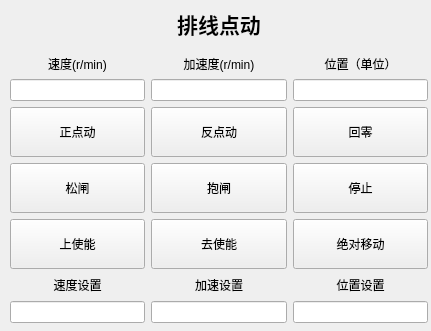
  <widget class="QWidget" name="widget_2" native="true">
   <property name="geometry">
    <rect>
     <x>450</x>
     <y>10</y>
     <width>431</width>
     <height>331</height>
    </rect>
   </property>
   <property name="styleSheet">
    <string notr="true">#widget_2{
 border: 1px solid #ccc;
}</string>
   </property>
   <widget class="QWidget" name="layoutWidget_2">
    <property name="geometry">
     <rect>
      <x>10</x>
      <y>0</y>
      <width>418</width>
      <height>323</height>
     </rect>
    </property>
    <layout class="QVBoxLayout" name="verticalLayout_9">
     <item>
      <widget class="QLabel" name="label_8">
       <property name="font">
        <font>
         <pointsize>16</pointsize>
         <bold>true</bold>
        </font>
       </property>
       <property name="text">
        <string>排线点动</string>
       </property>
       <property name="alignment">
        <set>Qt::AlignmentFlag::AlignCenter</set>
       </property>
      </widget>
     </item>
     <item>
      <layout class="QHBoxLayout" name="horizontalLayout_6">
       <item>
        <layout class="QVBoxLayout" name="verticalLayout_10">
         <property name="leftMargin">
          <number>0</number>
         </property>
         <item>
          <widget class="QLabel" name="label_9">
           <property name="text">
            <string>速度(r/min)</string>
           </property>
           <property name="alignment">
            <set>Qt::AlignmentFlag::AlignCenter</set>
           </property>
          </widget>
         </item>
         <item>
          <widget class="QLineEdit" name="lineEdit_4">
           <property name="text">
            <string/>
           </property>
           <property name="readOnly">
            <bool>true</bool>
           </property>
          </widget>
         </item>
        </layout>
       </item>
       <item>
        <layout class="QVBoxLayout" name="verticalLayout_11">
         <item>
          <widget class="QLabel" name="label_10">
           <property name="text">
            <string>加速度(r/min)</string>
           </property>
           <property name="alignment">
            <set>Qt::AlignmentFlag::AlignCenter</set>
           </property>
          </widget>
         </item>
         <item>
          <widget class="QLineEdit" name="lineEdit_5">
           <property name="text">
            <string/>
           </property>
           <property name="readOnly">
            <bool>true</bool>
           </property>
          </widget>
         </item>
        </layout>
       </item>
       <item>
        <layout class="QVBoxLayout" name="verticalLayout_12">
         <item>
          <widget class="QLabel" name="label_11">
           <property name="text">
            <string>位置（单位）</string>
           </property>
           <property name="alignment">
            <set>Qt::AlignmentFlag::AlignCenter</set>
           </property>
          </widget>
         </item>
         <item>
          <widget class="QLineEdit" name="lineEdit_10">
           <property name="text">
            <string/>
           </property>
           <property name="readOnly">
            <bool>true</bool>
           </property>
          </widget>
         </item>
        </layout>
       </item>
      </layout>
     </item>
     <item>
      <layout class="QVBoxLayout" name="verticalLayout_13">
       <item>
        <layout class="QHBoxLayout" name="horizontalLayout_7">
         <item>
          <widget class="QPushButton" name="pushButton_10">
           <property name="minimumSize">
            <size>
             <width>50</width>
             <height>50</height>
            </size>
           </property>
           <property name="text">
            <string>正点动</string>
           </property>
          </widget>
         </item>
         <item>
          <widget class="QPushButton" name="pushButton_11">
           <property name="minimumSize">
            <size>
             <width>50</width>
             <height>50</height>
            </size>
           </property>
           <property name="text">
            <string>反点动</string>
           </property>
          </widget>
         </item>
         <item>
          <widget class="QPushButton" name="pushButton_12">
           <property name="minimumSize">
            <size>
             <width>50</width>
             <height>50</height>
            </size>
           </property>
           <property name="text">
            <string>回零</string>
           </property>
          </widget>
         </item>
        </layout>
       </item>
       <item>
        <layout class="QHBoxLayout" name="horizontalLayout_8">
         <item>
          <widget class="QPushButton" name="pushButton_13">
           <property name="minimumSize">
            <size>
             <width>50</width>
             <height>50</height>
            </size>
           </property>
           <property name="text">
            <string>松闸</string>
           </property>
          </widget>
         </item>
         <item>
          <widget class="QPushButton" name="pushButton_14">
           <property name="minimumSize">
            <size>
             <width>50</width>
             <height>50</height>
            </size>
           </property>
           <property name="text">
            <string>抱闸</string>
           </property>
          </widget>
         </item>
         <item>
          <widget class="QPushButton" name="pushButton_15">
           <property name="minimumSize">
            <size>
             <width>50</width>
             <height>50</height>
            </size>
           </property>
           <property name="text">
            <string>停止</string>
           </property>
          </widget>
         </item>
        </layout>
       </item>
       <item>
        <layout class="QHBoxLayout" name="horizontalLayout_9">
         <item>
          <widget class="QPushButton" name="pushButton_16">
           <property name="minimumSize">
            <size>
             <width>50</width>
             <height>50</height>
            </size>
           </property>
           <property name="text">
            <string>上使能</string>
           </property>
          </widget>
         </item>
         <item>
          <widget class="QPushButton" name="pushButton_17">
           <property name="minimumSize">
            <size>
             <width>50</width>
             <height>50</height>
            </size>
           </property>
           <property name="text">
            <string>去使能</string>
           </property>
          </widget>
         </item>
         <item>
          <widget class="QPushButton" name="pushButton_18">
           <property name="minimumSize">
            <size>
             <width>50</width>
             <height>50</height>
            </size>
           </property>
           <property name="text">
            <string>绝对移动</string>
           </property>
          </widget>
         </item>
        </layout>
       </item>
      </layout>
     </item>
     <item>
      <layout class="QHBoxLayout" name="horizontalLayout_10">
       <item>
        <layout class="QVBoxLayout" name="verticalLayout_14">
         <item>
          <widget class="QLabel" name="label_12">
           <property name="text">
            <string>速度设置</string>
           </property>
           <property name="alignment">
            <set>Qt::AlignmentFlag::AlignCenter</set>
           </property>
          </widget>
         </item>
         <item>
          <widget class="QLineEdit" name="lineEdit_11">
           <property name="text">
            <string/>
           </property>
           <property name="alignment">
            <set>Qt::AlignmentFlag::AlignCenter</set>
           </property>
          </widget>
         </item>
        </layout>
       </item>
       <item>
        <layout class="QVBoxLayout" name="verticalLayout_15">
         <item>
          <widget class="QLabel" name="label_13">
           <property name="text">
            <string>加速设置</string>
           </property>
           <property name="alignment">
            <set>Qt::AlignmentFlag::AlignCenter</set>
           </property>
          </widget>
         </item>
         <item>
          <widget class="QLineEdit" name="lineEdit_12">
           <property name="text">
            <string/>
           </property>
           <property name="alignment">
            <set>Qt::AlignmentFlag::AlignCenter</set>
           </property>
          </widget>
         </item>
        </layout>
       </item>
       <item>
        <layout class="QVBoxLayout" name="verticalLayout_16">
         <item>
          <widget class="QLabel" name="label_14">
           <property name="text">
            <string>位置设置</string>
           </property>
           <property name="alignment">
            <set>Qt::AlignmentFlag::AlignCenter</set>
           </property>
          </widget>
         </item>
         <item>
          <widget class="QLineEdit" name="lineEdit_13">
           <property name="text">
            <string/>
           </property>
           <property name="alignment">
            <set>Qt::AlignmentFlag::AlignCenter</set>
           </property>
          </widget>
         </item>
        </layout>
       </item>
      </layout>
     </item>
    </layout>
   </widget>
  </widget>
